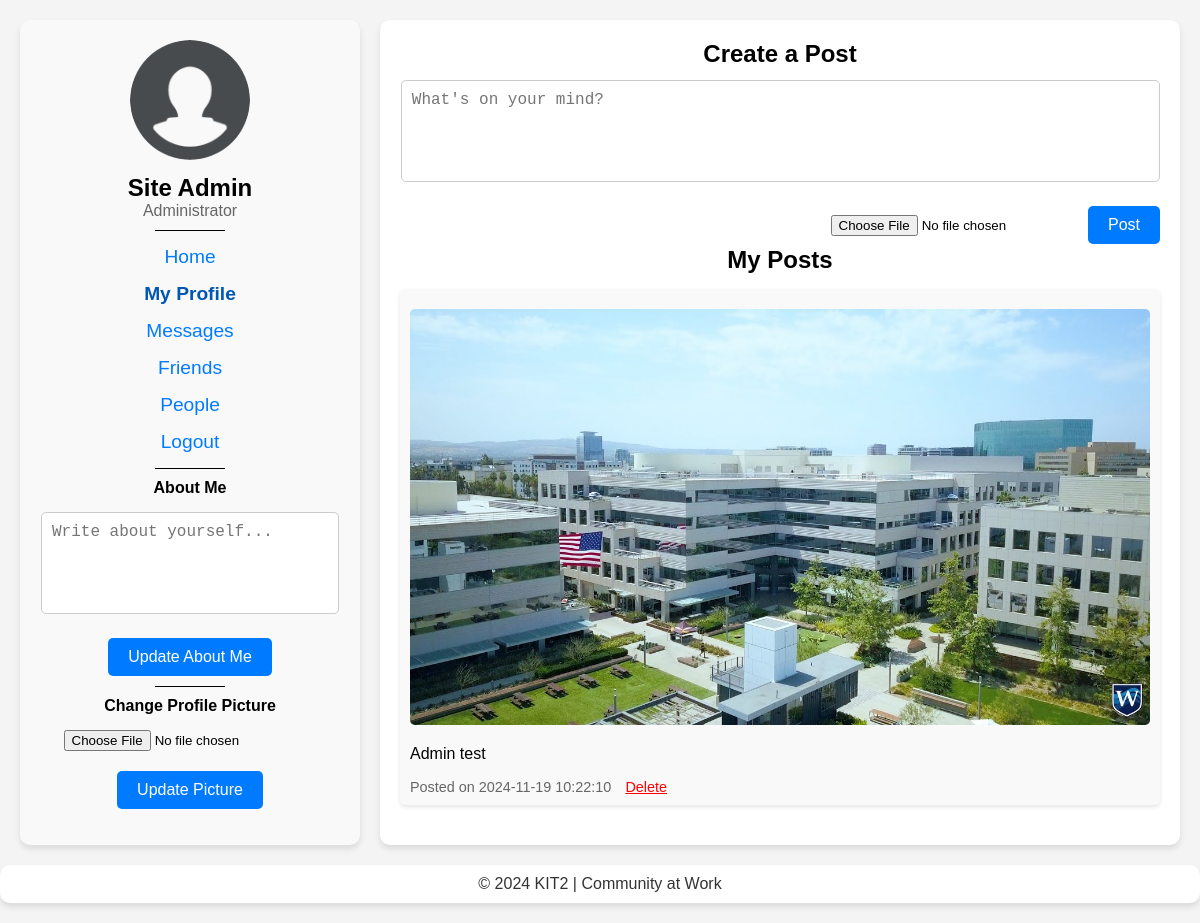
/my_profile.php (signed in), run on the app's committed database.
### tables this page shows
CREATE TABLE `members` (
  `user` varchar(16) NOT NULL,
  `pass` varchar(255) NOT NULL,
  `profile_picture` varchar(255) DEFAULT 'default.png',
  `first_name` varchar(50) NOT NULL,
  `last_name` varchar(50) NOT NULL,
  `title` varchar(100) DEFAULT NULL,
  `about_me` text
);

CREATE TABLE `posts` (
  `id` int NOT NULL,
  `user` varchar(50) NOT NULL,
  `text` text,
  `image` varchar(255) DEFAULT NULL,
  `created_at` timestamp NULL DEFAULT CURRENT_TIMESTAMP,
  `likes` int DEFAULT '0',
  `dislikes` int DEFAULT '0'
);

### my_profile.php (the view, shortened to what this page needs)
<?php
require_once 'functions.php';
$user = $_SESSION['user'];
$profileStmt = $pdo->prepare("SELECT first_name, last_name, title, profile_picture, about_me FROM members WHERE user = ?");
$profileStmt->execute([$user]);
$profileData = $profileStmt->fetch();
$stmt = $pdo->prepare("SELECT * FROM posts WHERE user = ? ORDER BY created_at DESC");
$stmt->execute([$user]);
$posts = $stmt->fetchAll();
?>
<!DOCTYPE html>
<html lang="en">
<head>
    <link rel="stylesheet" type="text/css" href="styles.css">
</head>
<body>
    <div class="container-full">
    <div class="container">
        <div class="left-column">
            <img src="img/profiles/<?php echo htmlspecialchars($profileData['profile_picture']); ?>" alt="Your Profile Picture" class="profile-picture">
            <h2><?php echo htmlspecialchars($profileData['first_name'] . ' ' . $profileData['last_name']); ?></h2>
            <?php if (!empty($profileData['title'])): ?>
                <p class="member-title"><?php echo htmlspecialchars($profileData['title']); ?></p>
            <?php endif; ?>
            <div style="width: 70px; height: 1px; background-color: #000; margin: 10px auto;"></div>
            <nav>
                <a href="index.php" class="nav-link">Home</a>
                <span class="nav active">My Profile</span>
                <a href="messages.php" class="nav-link">Messages</a>
                <a href="friends.php" class="nav-link">Friends</a>
                <a href="people.php" class="nav-link">People</a>
                <a href="logout.php" class="nav-link">Logout</a>
            </nav>
            <div style="width: 70px; height: 1px; background-color: #000; margin: 10px auto;"></div>
            <h3>About Me</h3>
            <form method="post">
                <textarea name="about_me" rows="5" placeholder="Write about yourself..." style="width: 92%;"><?php echo htmlspecialchars($profileData['about_me']); ?></textarea>
                <button type="submit">Update About Me</button>
            </form>
            <div style="width: 70px; height: 1px; background-color: #000; margin: 10px auto;"></div>
            <h3>Change Profile Picture</h3>
            <form method="post" enctype="multipart/form-data">
                <input type="file" name="profile_picture" accept="image/jpeg, image/png">
                <button type="submit">Update Picture</button>
            </form>
        </div>
        <div class="right-column">
            <h1 class="right-header">Create a Post</h1>
            <form method="post" enctype="multipart/form-data" class="post-form">
                <textarea name="text" placeholder="What's on your mind?" maxlength="500"></textarea>
                <div class="post-controls">
                    <input type="file" name="image" accept="image/jpeg, image/png">
                    <button type="submit" class="post-button">Post</button>
                </div>
            </form>
            <h1 class="right-header">My Posts</h1>
            <?php if ($posts): ?>
                <?php foreach ($posts as $post): ?>
                    <div class="post">
                        <?php if ($post['image']): ?>
                            <img src="img/posts/<?php echo htmlspecialchars($post['image']); ?>" alt="Post Image" class="post-image">
                        <?php endif; ?>
                        <?php if ($post['text']): ?>
                            <p><?php echo htmlspecialchars($post['text']); ?></p>
                        <?php endif; ?>
                        <small>
                            Posted on <?php echo $post['created_at']; ?>
                            <a href="my_profile.php?delete=<?php echo $post['id']; ?>" style="color: red; margin-left: 10px;">Delete</a>
                        </small>
                    </div>
                <?php endforeach; ?>
            <?php else: ?>
                <p>No posts yet.</p>
            <?php endif; ?>
        </div>
    </div>
        <div class="footer">
            <p>&copy; 2024 KIT2 | Community at Work</p>
        </div>
    </div>
</body>
</html>

### styles.css (style rules this page uses)
body { font-family: 'Gill Sans', 'Gill Sans MT', Calibri, 'Trebuchet MS', sans-serif; background-color: #f4f4f4; margin: 0; padding: 0; }
h1, h2, h3 { margin: 0; padding: 0; }
.container { display: flex; gap: 20px; max-width: 1200px; margin: 0 auto; padding: 20px; }
.left-column { flex: 1; max-width: 300px; background: #f9f9f9; padding: 20px; border-radius: 10px; box-shadow: 0 4px 6px rgba(0, 0, 0, 0.1); text-align: center; }
.right-column { flex: 2; background: #ffffff; padding: 20px; border-radius: 10px; box-shadow: 0 4px 6px rgba(0, 0, 0, 0.1); }
.right-column h1 { font-size: 1.5rem; margin-bottom: 2px; text-align: left; }
nav a { display: block; margin: 5px 0; font-size: 1.2rem; color: #007bff; text-decoration: none; padding: 5px 0; transition: color 0.3s; }
.nav.active { display: block; margin: 5px 0; font-size: 1.2rem; color: #0056b3; text-decoration: none; padding: 5px 0; transition: color 0.3s; font-weight: 600; }
.profile-picture { width: 120px; height: 120px; object-fit: cover; border-radius: 50%; margin-bottom: 10px; }
form input[type="file"] { margin-bottom: 10px; margin-top: 10px; }
form button { background-color: #007bff; color: white; border: none; padding: 10px 20px; font-size: 1rem; border-radius: 5px; cursor: pointer; transition: background-color 0.3s; }
.post { margin-bottom: 20px; margin-top: 15px; padding: 10px; background: #f9f9f9; border-radius: 5px; box-shadow: 0 2px 4px rgba(0, 0, 0, 0.1); }
.post img { max-width: 100%; height: auto; border-radius: 5px; margin-top: 10px; }
.post small { display: block; margin-top: 10px; color: #666; font-size: 0.9rem; }
.post-form { text-align: right; }
form textarea { width: 97%; height: 80px; margin-bottom: 10px; padding: 10px; font-size: 1rem; border: 1px solid #ccc; border-radius: 5px; resize: none; }
button { margin-top: 10px; padding: 8px 15px; font-size: 1rem; border: none; border-radius: 5px; background-color: #007bff; color: #fff; cursor: pointer; transition: background-color 0.3s ease; }
.left-column h3 { font-size: 1rem; margin-bottom: 5px; }
.left-column p { font-size: 1rem; color: #666; margin-bottom: 10px; }
.member-title { font-size: 0.9rem; color: #666; margin: 0; }
textarea { width: 100%; height: 100px; margin: 10px 0; padding: 10px; border: 1px solid #ccc; border-radius: 5px; }
.right-header { display: flex; justify-content: center; align-items: center; font-family: Gill Sans, sans-serif; }
.footer { background-color: #ffffff; border-radius: 10px; box-shadow: 0 4px 6px rgba(0, 0, 0, 0.1); text-align: center; margin: auto; margin-bottom: 20px; padding-top: 10px; padding-bottom: 10px; max-width: 1200px; }
.footer p { margin: 0; font-size: 1rem; color: #333; }

### data on the page
members: profile_picture (placeholder picture), first_name+last_name "Site Admin", title "Administrator"
posts: image (placeholder picture), text "Admin test", created_at "2024-11-19 10:22:10"
